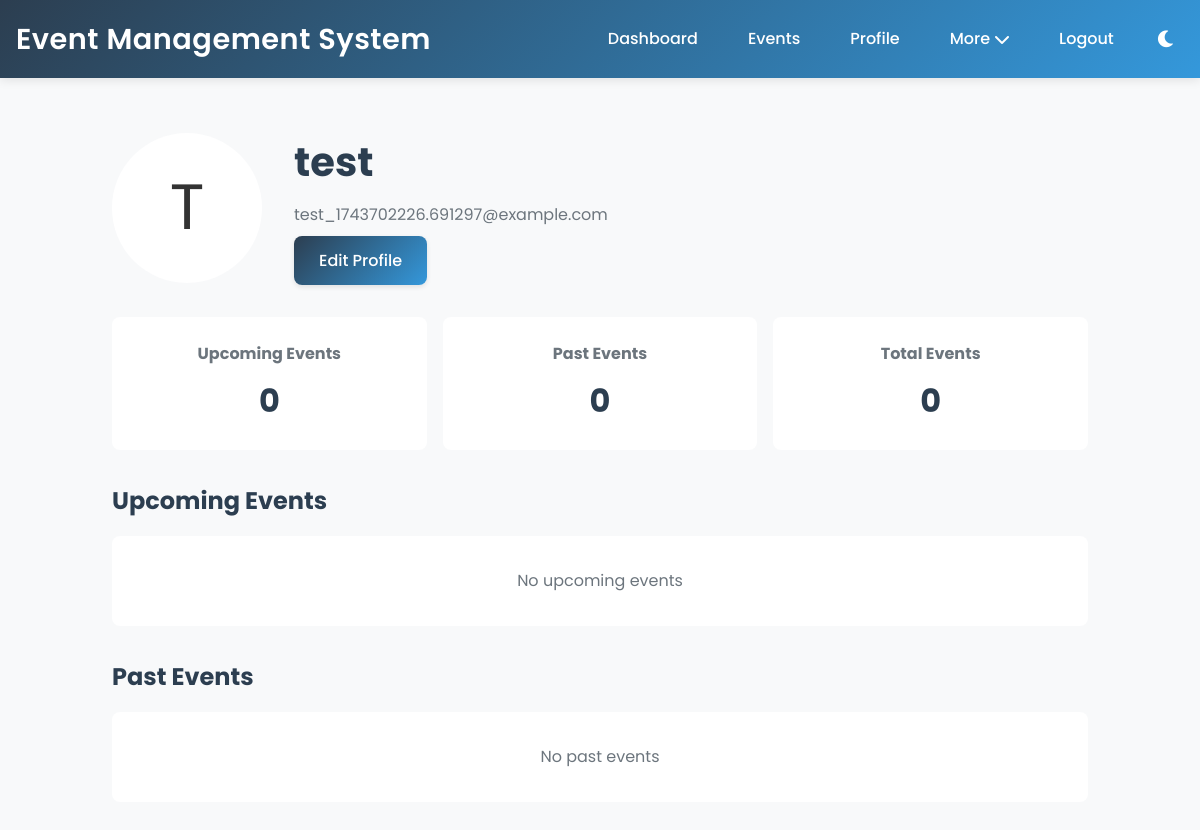
The app's page /profile (signed in) with its own data.
### app.py (models this page shows, shortened)
class User(UserMixin, db.Model):
    id = db.Column(db.Integer, primary_key=True)
    username = db.Column(db.String(80), unique=True, nullable=False)
    email = db.Column(db.String(120), unique=True, nullable=False)
    password_hash = db.Column(db.String(128))
    profile_picture = db.Column(db.String(255))
    bio = db.Column(db.Text)
    notifications = db.relationship('Notification', backref='user', lazy=True)
    last_seen = db.Column(db.DateTime, default=datetime.utcnow)
    events = db.relationship('Event', secondary='user_events', backref=db.backref('attendees', lazy='dynamic'))
    preferences = db.Column(db.Text)  # JSON string for user preferences
    def get_preferences(self):
        if self.preferences:
            return json.loads(self.preferences)
        return {}

### app.py (the view)
@app.route('/profile')
@login_required
def profile():
    user_events = current_user.events  # This is already a list, no need for .all()
    upcoming_events = [event for event in user_events if event.date > datetime.utcnow()]
    past_events = [event for event in user_events if event.date <= datetime.utcnow()]
    preferences = current_user.get_preferences()
    return render_template('profile.html',
        user=current_user,
        upcoming_events=upcoming_events,
        past_events=past_events,
        preferences=preferences,
        now=datetime.utcnow()
    )

### app.py (called while the page is built)
@login_manager.user_loader
def load_user(user_id):
    return User.query.get(int(user_id))

### templates/profile.html (shortened to what this page needs)
{% extends "base.html" %}
{% block content %}
<div class="profile-container">
    <div class="profile-header">
        <div class="profile-picture">
            {% if user.profile_picture %}
                <img src="{{ url_for('static', filename='profile_pictures/' + user.profile_picture) }}" alt="{{ user.username }}">
            {% else %}
                <div class="default-avatar">{{ user.username[0].upper() }}</div>
            {% endif %}
        </div>
        <div class="profile-info">
            <h1>{{ user.username }}</h1>
            <p class="email">{{ user.email }}</p>
            <a href="{{ url_for('edit_profile') }}" class="btn btn-primary">Edit Profile</a>
        </div>
    </div>
    <div class="profile-stats">
        <div class="stat-card">
            <h3>Upcoming Events</h3>
            <p class="stat-value">{{ upcoming_events|length }}</p>
        </div>
        <div class="stat-card">
            <h3>Past Events</h3>
            <p class="stat-value">{{ past_events|length }}</p>
        </div>
        <div class="stat-card">
            <h3>Total Events</h3>
            <p class="stat-value">{{ user.events|length }}</p>
        </div>
    </div>
    <div class="profile-sections">
        <div class="section">
            <h2>Upcoming Events</h2>
            {% if upcoming_events %}
                <div class="events-grid">
                    {% for event in upcoming_events %}
                        <div class="event-card">
                            <img src="{{ event.image_url }}" alt="{{ event.title }}">
                            <div class="event-info">
                                <h3>{{ event.title }}</h3>
                                <p class="date">{{ event.date.strftime('%B %d, %Y') }}</p>
                                <p class="venue">{{ event.venue }}</p>
                                <a href="{{ url_for('event_details', event_id=event.id) }}" class="btn btn-secondary">View Details</a>
                            </div>
                        </div>
                    {% endfor %}
                </div>
            {% else %}
                <p class="no-events">No upcoming events</p>
            {% endif %}
        </div>
        <div class="section">
            <h2>Past Events</h2>
            {% if past_events %}
                <div class="events-grid">
                    {% for event in past_events %}
                        <div class="event-card">
                            <img src="{{ event.image_url }}" alt="{{ event.title }}">
                            <div class="event-info">
                                <h3>{{ event.title }}</h3>
                                <p class="date">{{ event.date.strftime('%B %d, %Y') }}</p>
                                <p class="venue">{{ event.venue }}</p>
                                <a href="{{ url_for('event_details', event_id=event.id) }}" class="btn btn-secondary">View Details</a>
                            </div>
                        </div>
                    {% endfor %}
                </div>
            {% else %}
                <p class="no-events">No past events</p>
            {% endif %}
        </div>
    </div>
</div>
{% endblock %}

### templates/base.html (style rules this page uses)
:root { --bg-color: #f8f9fa; --text-color: #333; --card-bg: white; --header-bg: linear-gradient(135deg, #2c3e50, #3498db); --border-color: #e9ecef; --input-bg: white; --shadow-color: rgba(0, 0, 0, 0.1); --secondary-text: #6c757d; --heading-color: #2c3e50; }
* { margin: 0; padding: 0; box-sizing: border-box; }
body { font-family: 'Poppins', sans-serif; line-height: 1.6; background-color: var(--bg-color); color: var(--text-color); transition: background-color 0.3s, color 0.3s; }
.btn { display: inline-block; background: linear-gradient(135deg, #2c3e50, #3498db); color: white; padding: 12px 25px; border: none; border-radius: 8px; cursor: pointer; text-decoration: none; margin-right: 10px; font-weight: 500; transition: all 0.3s ease; box-shadow: 0 2px 5px var(--shadow-color); }

### templates/profile.html (style rules this page uses)
.profile-container { max-width: 1200px; margin: 0 auto; padding: 2rem; }
.profile-header { display: flex; align-items: center; gap: 2rem; margin-bottom: 2rem; }
.profile-picture { width: 150px; height: 150px; border-radius: 50%; overflow: hidden; background-color: var(--card-bg); display: flex; align-items: center; justify-content: center; }
.default-avatar { width: 100%; height: 100%; display: flex; align-items: center; justify-content: center; font-size: 4rem; color: var(--text-color); background-color: var(--primary-color); }
.profile-info { flex: 1; }
.profile-info h1 { margin: 0; font-size: 2.5rem; color: var(--heading-color); }
.profile-info .email { color: var(--secondary-text); margin: 0.5rem 0; }
.profile-stats { display: grid; grid-template-columns: repeat(auto-fit, minmax(200px, 1fr)); gap: 1rem; margin-bottom: 2rem; }
.stat-card { background-color: var(--card-bg); padding: 1.5rem; border-radius: 8px; text-align: center; }
.stat-card h3 { margin: 0; color: var(--secondary-text); font-size: 1rem; }
.stat-value { font-size: 2rem; font-weight: bold; color: var(--heading-color); margin: 0.5rem 0 0; }
.profile-sections { display: grid; gap: 2rem; }
.section h2 { color: var(--heading-color); margin-bottom: 1rem; }
.no-events { text-align: center; color: var(--secondary-text); padding: 2rem; background-color: var(--card-bg); border-radius: 8px; }

### records on screen
User: username "T", username "test", email "test_1743702226.691297@example.com"

### other values on screen
{{ upcoming_events|length }} "0"
{{ past_events|length }} "0"
{{ user.events|length }} "0"
